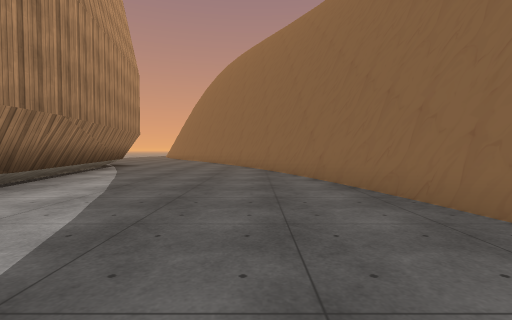
view 1 (above)

12 first-person views from a walk through a 3-D level made in the Unity game engine. The camera is 1.2 m above the floor, tilts 2° down and sees 85° across. The floor is counted in squares, 2 m on a side. Each view is taken from the middle of a square. On the plan, view 1 faces up. The plan holds only what a view shows up to about 9 squares ahead; the rest is blank. The place goes on beyond the plan. Some animated figures are not drawn. Some surface patterns are stand-ins.

view 2
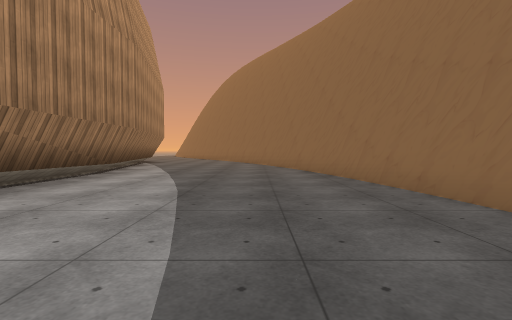

view 3
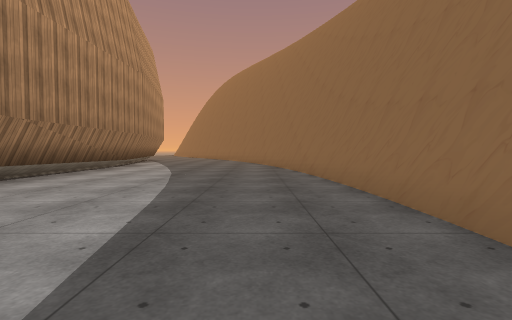

view 4
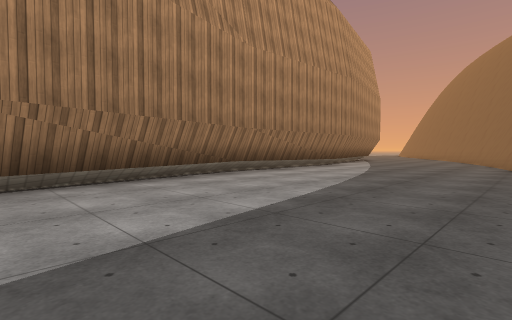

view 5
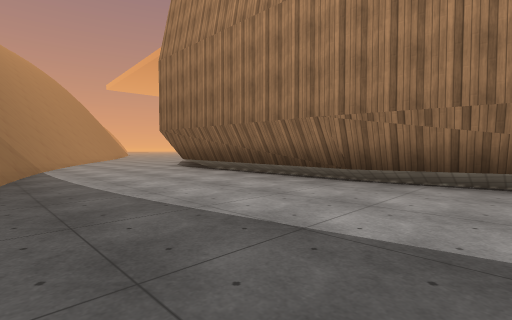

view 6
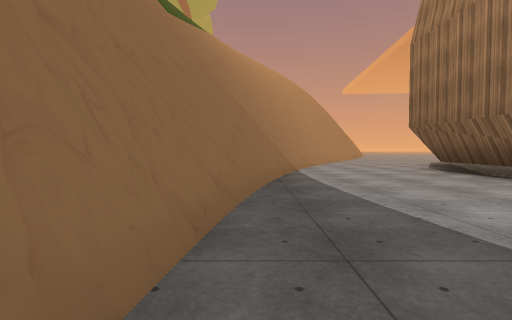

view 7
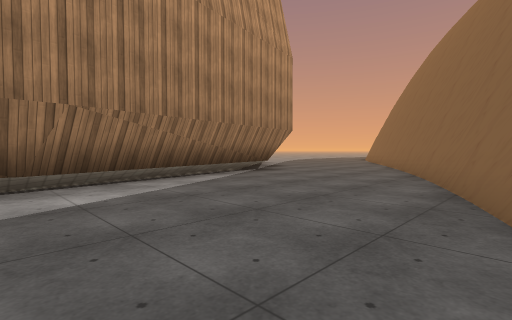

view 8
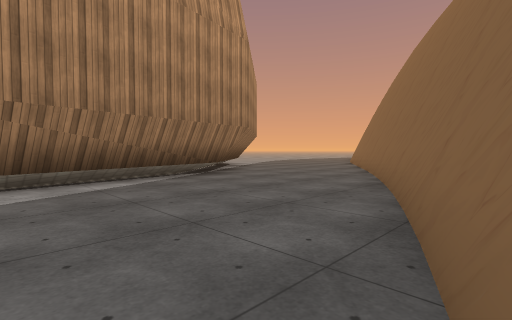

view 9
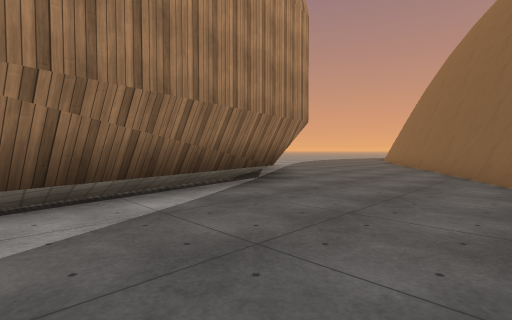

view 10
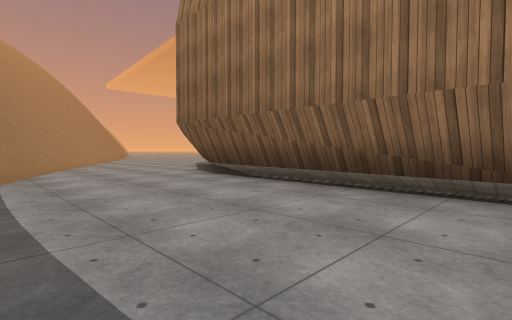

view 11
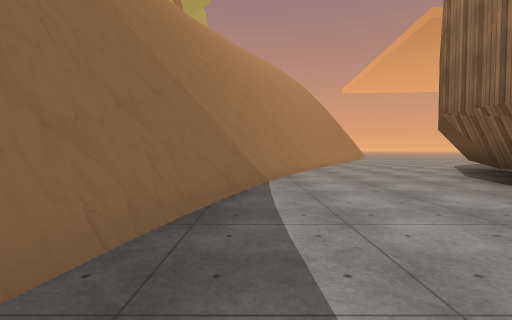

view 12
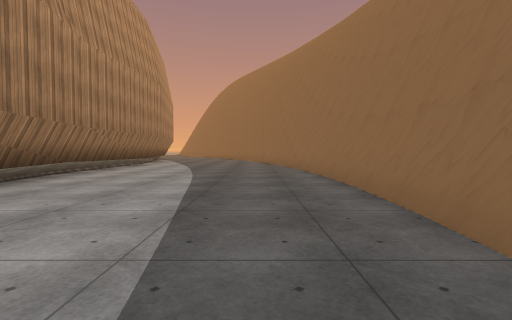

### Floor plan
Points are (right, up) in squares from view 1. A wall is a line through its corners. A room is listed if a view was taken in it or the views show most of it. See-through windows are left out.
Room 1 (views 1, 2, 3, 4, 5, 6, 7, 8, 9, 10, 11, 12)
walls: (-3.5, -0.9) (-2.7, -6.7); (2.7, -1.1) (2.5, 0.3); (3, -1.7) (2.3, 3.2); (2.5, 2.2) (1.6, 6.1); (2.8, -4.2) (2.8, -0.6); (3, -4.1) (3, -2); (-2.7, -6.4) (-2.9, -12.9); (-3.6, 4.8) (-3.5, -1.1); (1.7, 5.1) (-0.5, 11); (2.8, -6.9) (3.1, -3.9); (2.9, -7) (3, -6); (1.7, 6.1) (0.1, 10); (2.6, -8.9) (2.7, -7.5); (2.3, -9.5) (2.9, -3.7); (2.2, -10.2) (2.6, -8.5); (-0.1, 10) (-1.7, 13); (1.5, -12.5) (2.4, -8.4); (1.7, -12.5) (2.1, -10.8); (-5, 10.7) (-3.7, 4.4); (-0.7, 11.5) (-1.7, 13.2); (-4.9, 11.2) (-3.5, 4.5); (1, -13.8) (1.4, -12.9); (1.1, -13.8) (1.8, -11.5); (1.2, -14) (1.5, -13.2)
low walls: (2.2, 2.6) (1.6, 5.2); (-3.8, 4.5) (-3.7, -1); (1.5, -11.4) (1.7, -10.6); (0.9, -13.5) (1.2, -12.4)
ways out: opening at (-3.5, 12.5); opening at (-1, -14)

Where each view was taken, in squares from view 1:
view 1: 0 up, 0 right, facing up
view 2: 3 down, 0 right, facing up
view 3: 6 down, 1 right, facing up
view 4: 6 down, 2 right, facing up-left
view 5: 4 down, 2 right, facing down-left
view 6: 5 down, 2 right, facing down
view 7: 4 up, 1 right, facing up-left
view 8: 6 up, 1 right, facing up-left
view 9: 6 up, 1 left, facing up-left
view 10: 7 down, 1 right, facing down-left
view 11: 8 down, 1 right, facing down
view 12: 8 down, 1 right, facing up
